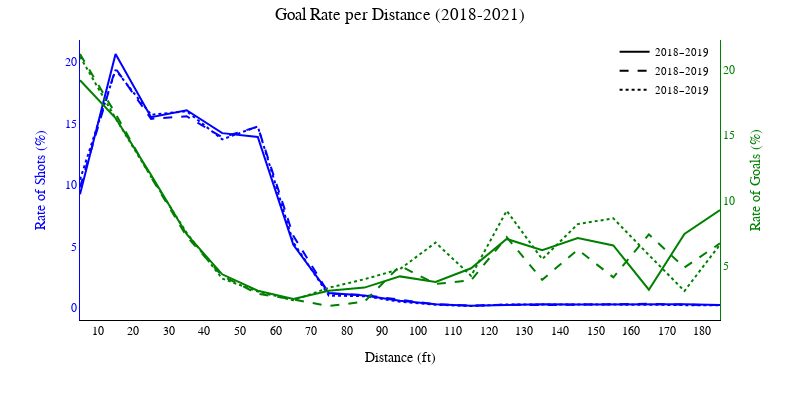

Notebook cell for this chart:
### Markdown cell above
### Second Figure_choice

### Code cell
''' Create a single figure for all seasons'''
'''Display shots rate instead of total goals to improve lisibility'''

shots1, rate1, rate_of_shots1 = calculate_metrics(df_2018)
shots2, rate2, rate_of_shots2 = calculate_metrics(df_2019)
shots3, rate3, rate_of_shots3 = calculate_metrics(df_2020)


fig = go.Figure()

fig.add_trace(go.Scatter(
    x=(rate1.index.astype(int) + bin_size/2),
    y=rate1.values,
    name="2018-2019",
    mode="lines",
    marker=dict(color="red"),
    line=dict(color="green", dash="solid", width=2),
    yaxis="y2",
    showlegend=False

))

fig.add_trace(go.Scatter(
    x=(rate2.index.astype(int) + bin_size/2),
    y=rate2.values,
    name="2019-2020",
    mode="lines",
    marker=dict(color="yellow"),
    line=dict(color="green", dash="dash", width=2),
    yaxis="y2",
    showlegend=False

))

fig.add_trace(go.Scatter(
    x=(rate3.index.astype(int) + bin_size/2),
    y=rate3.values,
    name="2020-2021",
    mode="lines",
    marker=dict(color="orange"),
    line=dict(color="green", dash="dot", width=2),
    yaxis="y2",
    showlegend=False

))

fig.add_trace(go.Scatter(
    x=(rate1.index.astype(int) + bin_size/2),
    y=rate_of_shots1.values,
    name="2018-2019",
    mode="lines",
    marker=dict(color="red"),
    line=dict(color="blue", dash="solid", width=2),
    yaxis="y1",
    showlegend=False
))

fig.add_trace(go.Scatter(
    x=(rate2.index.astype(int) + bin_size/2),
    y=rate_of_shots2.values,
    name="2019-2020",
    mode="lines",
    marker=dict(color="yellow"),
    line=dict(color="blue", dash="dash", width=2),
    yaxis="y1",
    showlegend=False
))

fig.add_trace(go.Scatter(
    x=(rate3.index.astype(int) + bin_size/2),
    y=rate_of_shots3.values,
    name="2020-2021",
    mode="lines",
    marker=dict(color="orange"),
    line=dict(color="blue", dash="dot", width=2),
    yaxis="y1",
    showlegend=False
))

'''Here we add one dummy set of lines only to be displayed as the legend'''
fig.add_trace(go.Scatter(
    x=[None], y=[None],         
    mode="lines",
    line=dict(color="black", dash="solid", width=2),
    name="2018–2019",             
    hoverinfo="skip"             
))
fig.add_trace(go.Scatter(
    x=[None], y=[None],          
    mode="lines",
    line=dict(color="black", dash="dash", width=2),
    name="2018–2019",             
    hoverinfo="skip"              
))
fig.add_trace(go.Scatter(
    x=[None], y=[None],           
    mode="lines",
    line=dict(color="black", dash="dot", width=2),
    name="2018–2019",             
    hoverinfo="skip"              
))

#fig.add_trace(go.Scatter(
#    x=[None], y=[None],           
#    mode="markers",
#    line=dict(color="blue", width=2),
#    name="Shots Ratio",             
#    hoverinfo="skip"              
#))

#fig.add_trace(go.Scatter(
#    x=[None], y=[None],           
#    mode="markers",
#    line=dict(color="green", width=2),
#    name="Goals Ratio",             
#    hoverinfo="skip"              
#))


family_titles="Times New Roman"
fig.update_layout(
    plot_bgcolor="white",
    paper_bgcolor="white",
    title=dict(
    text="Goal Rate per Distance (2018-2021)",
    font=dict(size=17, family=family_titles, color="black"),  # title font
    x=0.5,
    pad=dict(t=1)

    ),
    xaxis=dict(
        title=dict(
            text="Distance (ft)",
            font=dict(size=14, family=family_titles, color="black")
        ),
        tickfont=dict(size=12, family=family_titles, color="black"),
        showgrid=False,
        zeroline=False,      
        showline=True,       
        linecolor="black",   
        linewidth=1        
    ),
    yaxis=dict(
        title=dict(
            text="Rate of Shots (%)",
            font=dict(size=14, family=family_titles, color="blue")
        ),
        tickfont=dict(size=12, family=family_titles, color="blue"),
        showgrid=False,
        zeroline=False,      
        showline=True,       
        linecolor="blue",   
        linewidth=1        
    ),
    yaxis2=dict(
        title=dict(
            text="Rate of Goals (%)",
            font=dict(size=14, family=family_titles, color="green")
        ),
        tickfont=dict(size=12, family=family_titles, color="green"),
        overlaying="y",
        side="right",
        showgrid=False,
        zeroline=False,      
        showline=True,       
        linecolor="green",   
        linewidth=1        
    ),
    legend=dict(
        x=0.99, y=1.01,              
        xanchor="right", yanchor="top",
        font=dict(size=11, family=family_titles, color="black"),
        bgcolor="rgba(255,255,255,0.5)"
    ),
    barmode="group",
    margin=dict(t=40)
    )

fig.update_xaxes(
    tick0=0,   # where ticks start
    dtick=10,  # step size
    tickmode="linear"
)
fig.update_layout(width=800, height=400)
fig.write_image(OUT_PATH_VIS+"Goal Rate per Distance (All Seasons) (New Method).png", scale=5)
fig.write_image(OUT_PATH_VIS+"Goal Rate per Distance (All Seasons) (New Method).svg")
fig.show()

### Figure 1 — Plotly figure (JSON) as saved in the notebook; plotly's stock layout.template omitted (floating-point values rounded to 4 significant figures)
{"data": [{"line": {"color": "green", "dash": "solid", "width": 2}, "marker": {"color": "red"}, "mode": "lines", "name": "2018-2019", "showlegend": false, "type": "scatter", "x": [5.0, 15.0, 25.0, 35.0, 45.0, 55.0, 65.0, 75.0, 85.0, 95.0, 105.0, 115.0, 125.0, 135.0, 145.0, 155.0, 165.0, 175.0, 185.0], "y": [19.21, 16.31, 11.94, 7.4, 4.33, 3.07, 2.43, 3.07, 3.31, 4.17, 3.75, 4.79, 7.04, 6.18, 7.11, 6.54, 3.15, 7.42, 9.26], "yaxis": "y2"}, {"line": {"color": "green", "dash": "dash", "width": 2}, "marker": {"color": "yellow"}, "mode": "lines", "name": "2019-2020", "showlegend": false, "type": "scatter", "x": [5.0, 15.0, 25.0, 35.0, 45.0, 55.0, 65.0, 75.0, 85.0, 95.0, 105.0, 115.0, 125.0, 135.0, 145.0, 155.0, 165.0, 175.0, 185.0], "y": [21.22, 16.64, 11.78, 7.23, 4.2, 2.84, 2.4, 1.9, 2.23, 4.98, 3.59, 3.87, 7.18, 3.91, 6.22, 4.1, 7.39, 4.85, 6.7], "yaxis": "y2"}, {"line": {"color": "green", "dash": "dot", "width": 2}, "marker": {"color": "orange"}, "mode": "lines", "name": "2020-2021", "showlegend": false, "type": "scatter", "x": [5.0, 15.0, 25.0, 35.0, 45.0, 55.0, 65.0, 75.0, 85.0, 95.0, 105.0, 115.0, 125.0, 135.0, 145.0, 155.0, 165.0, 175.0, 185.0], "y": [21.02, 16.29, 11.81, 7.5, 4.0, 3.01, 2.34, 3.3, 3.95, 4.73, 6.76, 4.21, 9.2, 5.49, 8.18, 8.62, 5.81, 3.05, 6.61], "yaxis": "y2"}, {"line": {"color": "blue", "dash": "solid", "width": 2}, "marker": {"color": "red"}, "mode": "lines", "name": "2018-2019", "showlegend": false, "type": "scatter", "x": [5.0, 15.0, 25.0, 35.0, 45.0, 55.0, 65.0, 75.0, 85.0, 95.0, 105.0, 115.0, 125.0, 135.0, 145.0, 155.0, 165.0, 175.0, 185.0], "y": [9.24, 20.64, 15.51, 16.07, 14.21, 13.9, 5.13, 1.21, 1.02, 0.59, 0.31, 0.19, 0.25, 0.3, 0.28, 0.3, 0.3, 0.3, 0.25], "yaxis": "y"}, {"line": {"color": "blue", "dash": "dash", "width": 2}, "marker": {"color": "yellow"}, "mode": "lines", "name": "2019-2020", "showlegend": false, "type": "scatter", "x": [5.0, 15.0, 25.0, 35.0, 45.0, 55.0, 65.0, 75.0, 85.0, 95.0, 105.0, 115.0, 125.0, 135.0, 145.0, 155.0, 165.0, 175.0, 185.0], "y": [9.81, 19.47, 15.37, 15.58, 13.87, 14.73, 5.87, 1.17, 1.05, 0.66, 0.29, 0.2, 0.27, 0.23, 0.25, 0.32, 0.34, 0.27, 0.23], "yaxis": "y"}, {"line": {"color": "blue", "dash": "dot", "width": 2}, "marker": {"color": "orange"}, "mode": "lines", "name": "2020-2021", "showlegend": false, "type": "scatter", "x": [5.0, 15.0, 25.0, 35.0, 45.0, 55.0, 65.0, 75.0, 85.0, 95.0, 105.0, 115.0, 125.0, 135.0, 145.0, 155.0, 165.0, 175.0, 185.0], "y": [10.43, 19.35, 15.7, 15.99, 13.7, 14.75, 5.32, 1.0, 0.96, 0.51, 0.26, 0.16, 0.28, 0.28, 0.28, 0.3, 0.27, 0.23, 0.21], "yaxis": "y"}, {"hoverinfo": "skip", "line": {"color": "black", "dash": "solid", "width": 2}, "mode": "lines", "name": "2018–2019", "type": "scatter", "x": [null], "y": [null]}, {"hoverinfo": "skip", "line": {"color": "black", "dash": "dash", "width": 2}, "mode": "lines", "name": "2018–2019", "type": "scatter", "x": [null], "y": [null]}, {"hoverinfo": "skip", "line": {"color": "black", "dash": "dot", "width": 2}, "mode": "lines", "name": "2018–2019", "type": "scatter", "x": [null], "y": [null]}], "layout": {"barmode": "group", "height": 400, "legend": {"bgcolor": "rgba(255,255,255,0.5)", "font": {"color": "black", "family": "Times New Roman", "size": 11}, "x": 0.99, "xanchor": "right", "y": 1.01, "yanchor": "top"}, "margin": {"t": 40}, "paper_bgcolor": "white", "plot_bgcolor": "white", "title": {"font": {"color": "black", "family": "Times New Roman", "size": 17}, "pad": {"t": 1}, "text": "Goal Rate per Distance (2018-2021)", "x": 0.5}, "width": 800, "xaxis": {"dtick": 10, "linecolor": "black", "linewidth": 1, "showgrid": false, "showline": true, "tick0": 0, "tickfont": {"color": "black", "family": "Times New Roman", "size": 12}, "tickmode": "linear", "title": {"font": {"color": "black", "family": "Times New Roman", "size": 14}, "text": "Distance (ft)"}, "zeroline": false}, "yaxis": {"linecolor": "blue", "linewidth": 1, "showgrid": false, "showline": true, "tickfont": {"color": "blue", "family": "Times New Roman", "size": 12}, "title": {"font": {"color": "blue", "family": "Times New Roman", "size": 14}, "text": "Rate of Shots (%)"}, "zeroline": false}, "yaxis2": {"linecolor": "green", "linewidth": 1, "overlaying": "y", "showgrid": false, "showline": true, "side": "right", "tickfont": {"color": "green", "family": "Times New Roman", "size": 12}, "title": {"font": {"color": "green", "family": "Times New Roman", "size": 14}, "text": "Rate of Goals (%)"}, "zeroline": false}}}
